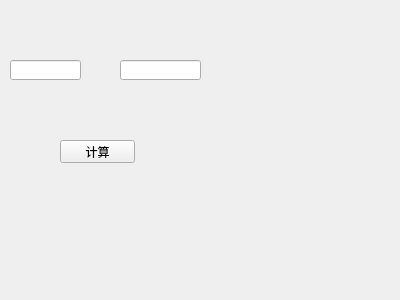
<?xml version="1.0" encoding="UTF-8"?>
<ui version="4.0">
 <class>Widget</class>
 <widget class="QWidget" name="Widget">
  <property name="geometry">
   <rect>
    <x>0</x>
    <y>0</y>
    <width>400</width>
    <height>300</height>
   </rect>
  </property>
  <property name="windowTitle">
   <string>Widget</string>
  </property>
  <widget class="QPushButton" name="pushButton">
   <property name="geometry">
    <rect>
     <x>60</x>
     <y>140</y>
     <width>75</width>
     <height>23</height>
    </rect>
   </property>
   <property name="text">
    <string>计算</string>
   </property>
  </widget>
  <widget class="QLineEdit" name="num1">
   <property name="geometry">
    <rect>
     <x>10</x>
     <y>60</y>
     <width>71</width>
     <height>20</height>
    </rect>
   </property>
  </widget>
  <widget class="QLineEdit" name="num2">
   <property name="geometry">
    <rect>
     <x>120</x>
     <y>60</y>
     <width>81</width>
     <height>20</height>
    </rect>
   </property>
  </widget>
  <widget class="QLabel" name="label">
   <property name="geometry">
    <rect>
     <x>250</x>
     <y>60</y>
     <width>54</width>
     <height>12</height>
    </rect>
   </property>
   <property name="text">
    <string/>
   </property>
  </widget>
 </widget>
 <layoutdefault spacing="6" margin="11"/>
 <resources/>
 <connections/>
</ui>
